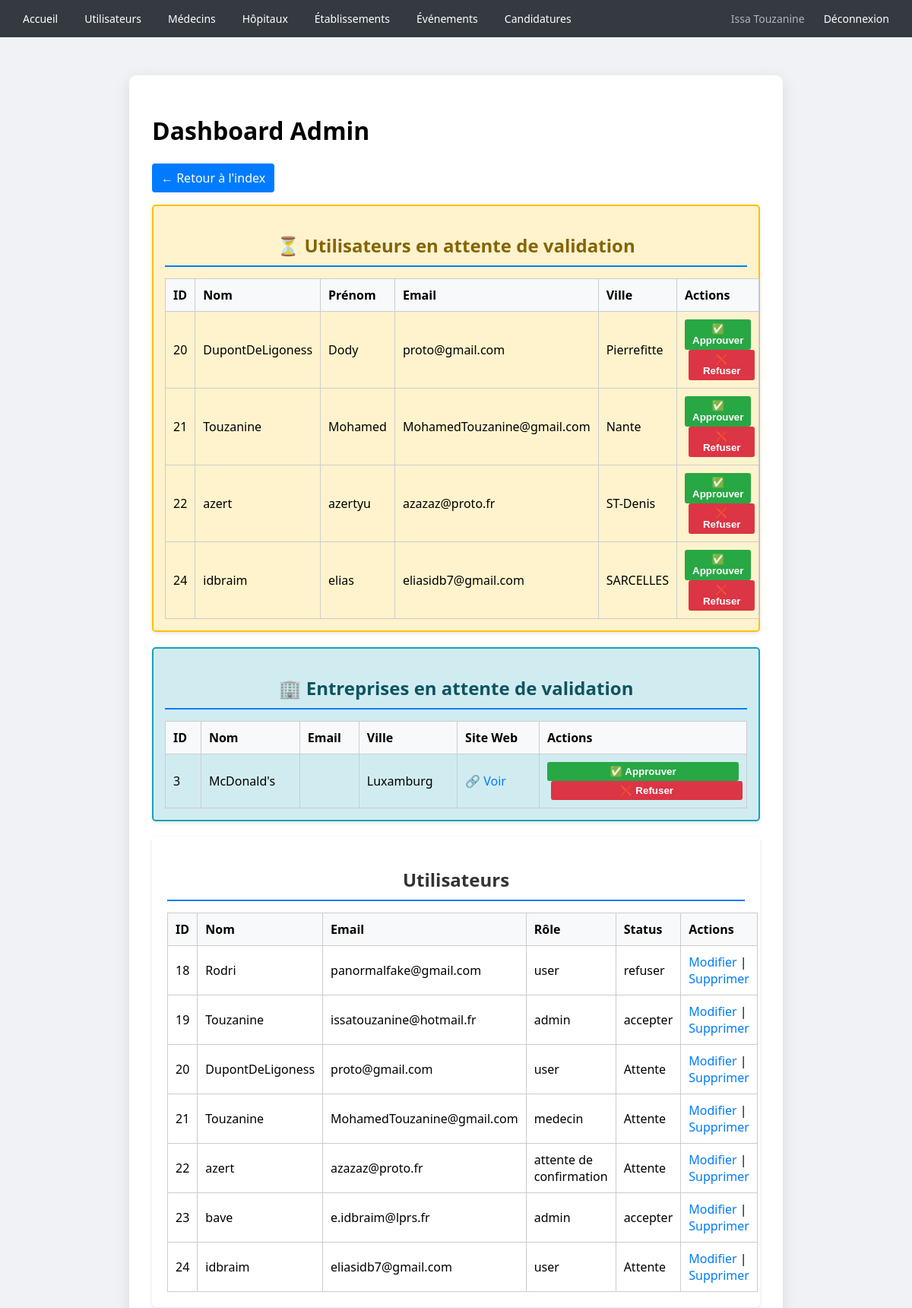
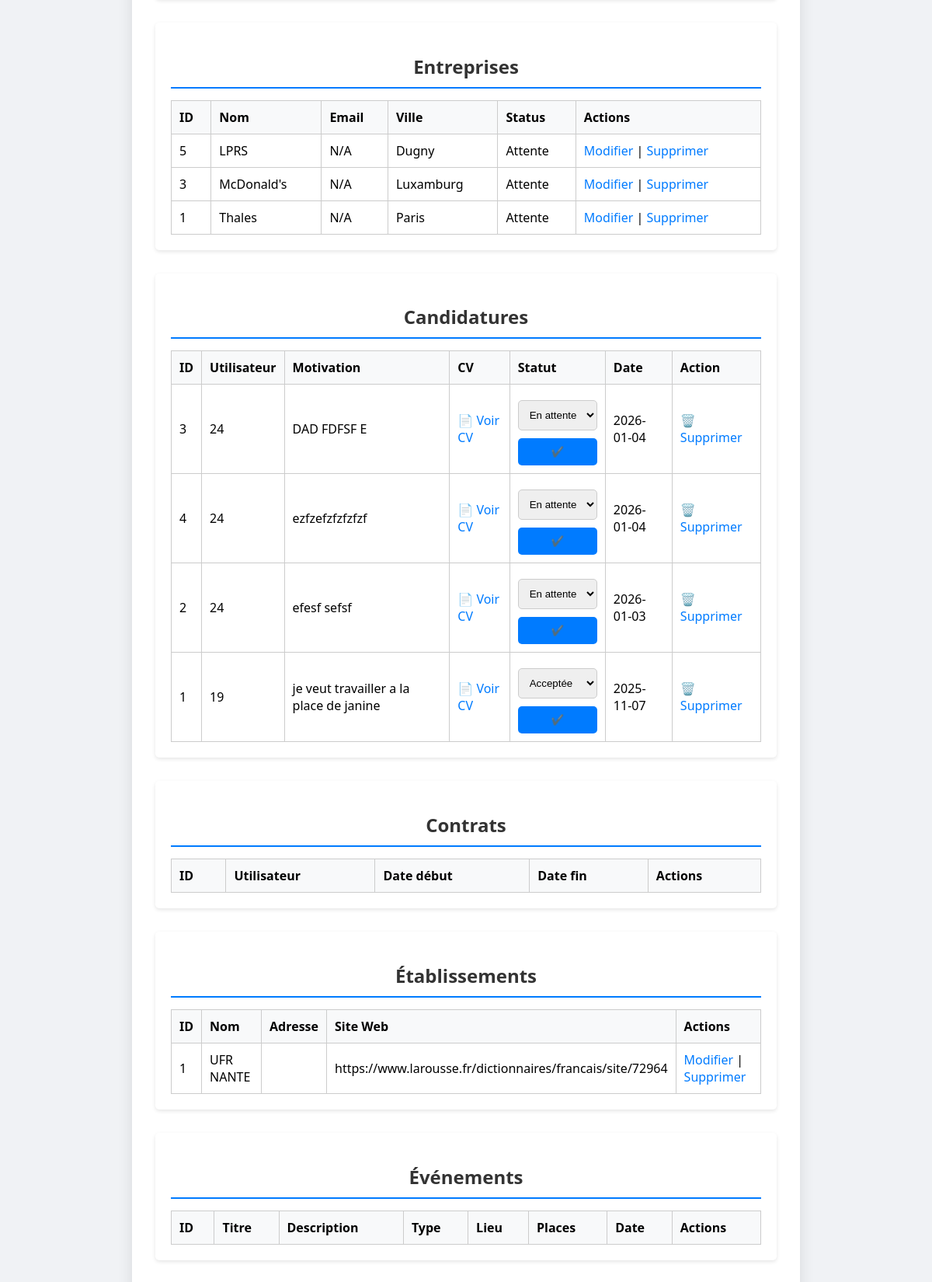
The app's page /src/vue/admin.php (signed in, upper part) with its own data (2 pictures, top to bottom).
### tables this page shows
CREATE TABLE IF NOT EXISTS `utilisateur` (
  `id_utilisateur` int NOT NULL AUTO_INCREMENT,
  `nom` varchar(50) NOT NULL,
  `prenom` varchar(50) NOT NULL,
  `email` varchar(50) NOT NULL,
  `rue` varchar(50) NOT NULL,
  `cd` int NOT NULL,
  `ville` varchar(50) NOT NULL,
  `mdp` varchar(255) NOT NULL,
  `role` enum('admin','user','medecin','attente de confirmation','entreprise') DEFAULT 'attente de confirmation',
  `status` enum('Attente','accepter','refuser') DEFAULT 'Attente',
  `reset_token` varchar(255) DEFAULT NULL,
  `reset_expires` datetime DEFAULT NULL,
  PRIMARY KEY (`id_utilisateur`),
  UNIQUE KEY `email` (`email`)
);

CREATE TABLE IF NOT EXISTS `entreprise` (
                                            `id_entreprise` int NOT NULL AUTO_INCREMENT,
                                            `nom_entreprise` varchar(50) NOT NULL,
    `rue_entreprise` varchar(50) NOT NULL,
    `ville_entreprise` varchar(50) NOT NULL,
    `cd_entreprise` int NOT NULL,
    `site_web` varchar(100) NOT NULL,
    `email` varchar(100) DEFAULT NULL,
    `mdp` varchar(255) DEFAULT NULL,
    `status` enum('Attente','accepter','refuser') DEFAULT 'Attente',
    PRIMARY KEY (`id_entreprise`),
    UNIQUE KEY `email` (`email`)
    );

CREATE TABLE IF NOT EXISTS `candidature` (
                                             `id_candidature` int NOT NULL AUTO_INCREMENT,
                                             `motivation` text NOT NULL,
                                             `statut` varchar(50) NOT NULL,
    `date_candidature` date NOT NULL,
    `ref_offre` int NOT NULL,
    `ref_utilisateur` int NOT NULL,
    `cv_path` varchar(255) DEFAULT NULL,
    PRIMARY KEY (`id_candidature`),
    KEY `ref_offre_candidature` (`ref_offre`),
    KEY `ref_utilisateur_candidature` (`ref_utilisateur`)
    );

CREATE TABLE IF NOT EXISTS `etablissement` (
  `id_etablissement` int NOT NULL AUTO_INCREMENT,
  `nom_etablissement` varchar(50) NOT NULL,
  `adresse_etablissement` varchar(50) NOT NULL,
  `site_web_etablissement` varchar(100) NOT NULL,
  PRIMARY KEY (`id_etablissement`)
);

### src/repository/UtilisateurRepository.php (called while the page is built, shortened)
<?php
class UtilisateurRepository
{
    private $bdd;
    public function __construct(\PDO $bdd) {
        $this->bdd = $bdd;
    }
    public function findAll(): array
    {
        try {
            $sql = "SELECT id_utilisateur, nom, prenom, email, role, ville, status
                FROM utilisateur
                ORDER BY id_utilisateur ASC";
            $stmt = $this->bdd->query($sql);
            return $stmt->fetchAll(\PDO::FETCH_ASSOC);
        } catch (PDOException $e) {
            error_log('Erreur findAll utilisateurs : ' . $e->getMessage());
            return [];
        }
    }
}
?>

### src/repository/EntrepriseRepository.php (called while the page is built, shortened)
<?php
require_once __DIR__ . '/../modele/Entreprise.php';
class EntrepriseRepository
{
    private $bdd;
    public function __construct(PDO $bdd)
    {
        $this->bdd = $bdd;
    }
    public function findAll(): array
    {
        try {
            $stmt = $this->bdd->query('
    SELECT
        id_entreprise AS id,
        nom_entreprise AS nom,
        rue_entreprise,
        ville_entreprise,
        cd_entreprise AS cd,
        site_web
    FROM entreprise
    ORDER BY nom_entreprise ASC
');
            $results = $stmt->fetchAll(PDO::FETCH_ASSOC);
            $entreprises = [];
            foreach ($results as $row) {
                $entreprises[] = new Entreprise($row);
            }
            return $entreprises;
        } catch (PDOException $e) {
            error_log('Erreur findAll entreprises : ' . $e->getMessage());
            return [];
        }
    }
}

### src/modele/Entreprise.php (called while the page is built, shortened)
<?php
class Entreprise
{
    private int $id;
    private string $nom;
    private string $ville;
    private ?string $email;
    private string $status;
    public function __construct(array $data = [])
    {
        $this->id = $data['id'] ?? $data['id_entreprise'] ?? 0;
        $this->nom = $data['nom_entreprise'] ?? $data['nom'] ?? '';
        $this->ville = $data['ville_entreprise'] ?? '';
        $this->email = $data['email'] ?? null;
        $this->status = $data['status'] ?? 'Attente';
    }
    public function getId(): ?int
    {
        return $this->id;
    }
    public function getEmail(): ?string
    {
        return $this->email;
    }
    public function getNom(): string
    {
        return $this->nom;
    }
    public function getStatus(): string
    {
        return $this->status;
    }
    public function getVille(): string
    {
        return $this->ville;
    }
}

### src/repository/CandidatureRepository.php (called while the page is built, shortened)
<?php
class CandidatureRepository
{
    private PDO $bdd;
    public function __construct(PDO $bdd)
    {
        $this->bdd = $bdd;
    }
    public function findAll(): array
    {
        $stmt = $this->bdd->query("SELECT * FROM candidature ORDER BY date_candidature DESC");
        return $stmt->fetchAll(PDO::FETCH_ASSOC);
    }
}

### src/repository/EtablissementRepository.php (called while the page is built, shortened)
<?php
class EtablissementRepository
{
    private $bdd;
    public function __construct(\PDO $bdd) {
        $this->bdd = $bdd;
    }
    public function findAll(): array
    {
        try {
            $sql = "SELECT id_etablissement, nom_etablissement, site_web_etablissement FROM etablissement ORDER BY id_etablissement ASC";
            $stmt = $this->bdd->query($sql);
            return $stmt->fetchAll(\PDO::FETCH_ASSOC);
        } catch (PDOException $e) {
            error_log("Erreur findAll établissement : " . $e->getMessage());
            return [];
        }
    }
}

### src/vue/admin.php (the view, shortened to what this page needs)
<?php
require_once __DIR__ . '/../repository/EtablissementRepository.php';
require_once __DIR__ . '/../repository/UtilisateurRepository.php';
require_once __DIR__ . '/../repository/CandidatureRepository.php';
require_once __DIR__ . '/../repository/EntrepriseRepository.php';
require_once __DIR__ . '/../modele/Utilisateur.php';
require_once __DIR__ . '/../modele/Entreprise.php';
$database = new \Bdd();
$bdd = $database->getBdd();
$utilisateurRepo = new UtilisateurRepository($bdd);
$candidatureRepo = new CandidatureRepository($bdd);
$etablissementRepo = new EtablissementRepository($bdd);
$entrepriseRepo = new EntrepriseRepository($bdd);
$stmt = $bdd->query("SELECT * FROM utilisateur WHERE status = 'Attente'");
$usersEnAttente = $stmt->fetchAll(PDO::FETCH_ASSOC);
$stmtEntreprises = $bdd->query("SELECT * FROM entreprise WHERE status = 'Attente'");
$entreprisesEnAttente = $stmtEntreprises->fetchAll(PDO::FETCH_ASSOC);
$utilisateurs = $utilisateurRepo->findAll();
$candidatures = $candidatureRepo->findAll();
$etablissements = $etablissementRepo->findAll();
$entreprises = $entrepriseRepo->findAll();
include __DIR__ . '/header.php';
?>
    <h1>Dashboard Admin</h1>
    <p>
        <a href="../../index.php" style="display: inline-block; padding: 8px 12px; background-color: #007BFF; color: white; text-decoration: none; border-radius: 4px;">
            ← Retour à l'index
        </a>
    </p>
<?php if (!empty($usersEnAttente)): ?>
    <section style="background: #fff3cd; padding: 15px; margin-bottom: 20px; border-radius: 5px; border: 2px solid #ffc107;">
        <h2 style="color: #856404;">⏳ Utilisateurs en attente de validation</h2>
        <table border="1" cellpadding="5" cellspacing="0">
            <tr>
                <th>ID</th><th>Nom</th><th>Prénom</th><th>Email</th><th>Ville</th><th>Actions</th>
            </tr>
            <?php foreach($usersEnAttente as $u): ?>
                <tr>
                    <td><?= htmlspecialchars($u['id_utilisateur'] ?? '') ?></td>
                    <td><?= htmlspecialchars($u['nom'] ?? '') ?></td>
                    <td><?= htmlspecialchars($u['prenom'] ?? '') ?></td>
                    <td><?= htmlspecialchars($u['email'] ?? '') ?></td>
                    <td><?= htmlspecialchars($u['ville'] ?? '') ?></td>
                    <td>
                        <form method="post" style="display:inline;">
                            <button type="submit" name="accepter" style="background: #28a745; color: white; border: none; padding: 5px 10px; cursor: pointer; border-radius: 3px;">✅ Approuver</button>
                            <button type="submit" name="refuser" style="background: #dc3545; color: white; border: none; padding: 5px 10px; cursor: pointer; border-radius: 3px; margin-left: 5px;">❌ Refuser</button>
                        </form>
                    </td>
                </tr>
            <?php endforeach; ?>
        </table>
    </section>
<?php endif; ?>
<?php if (!empty($entreprisesEnAttente)): ?>
    <section style="background: #d1ecf1; padding: 15px; margin-bottom: 20px; border-radius: 5px; border: 2px solid #17a2b8;">
        <h2 style="color: #0c5460;">🏢 Entreprises en attente de validation</h2>
        <table border="1" cellpadding="5" cellspacing="0">
            <tr>
                <th>ID</th><th>Nom</th><th>Email</th><th>Ville</th><th>Site Web</th><th>Actions</th>
            </tr>
            <?php foreach($entreprisesEnAttente as $e): ?>
                <tr>
                    <td><?= htmlspecialchars($e['id_entreprise'] ?? '') ?></td>
                    <td><?= htmlspecialchars($e['nom_entreprise'] ?? '') ?></td>
                    <td><?= htmlspecialchars($e['email'] ?? '') ?></td>
                    <td><?= htmlspecialchars($e['ville_entreprise'] ?? '') ?></td>
                    <td><a href="<?= htmlspecialchars($e['site_web'] ?? '') ?>" target="_blank">🔗 Voir</a></td>
                    <td>
                        <form method="post" style="display:inline;">
                            <button type="submit" name="accepter_entreprise" style="background: #28a745; color: white; border: none; padding: 5px 10px; cursor: pointer; border-radius: 3px;">✅ Approuver</button>
                            <button type="submit" name="refuser_entreprise" style="background: #dc3545; color: white; border: none; padding: 5px 10px; cursor: pointer; border-radius: 3px; margin-left: 5px;">❌ Refuser</button>
                        </form>
                    </td>
                </tr>
            <?php endforeach; ?>
        </table>
    </section>
<?php endif; ?>
    <section>
        <h2>Utilisateurs</h2>
        <table border="1" cellpadding="5" cellspacing="0">
            <tr>
                <th>ID</th><th>Nom</th><th>Email</th><th>Rôle</th><th>Status</th><th>Actions</th>
            </tr>
            <?php foreach($utilisateurs as $u): ?>
                <tr>
                    <td><?= htmlspecialchars($u['id_utilisateur'] ?? '') ?></td>
                    <td><?= htmlspecialchars($u['nom'] ?? '') ?></td>
                    <td><?= htmlspecialchars($u['email'] ?? '') ?></td>
                    <td><?= htmlspecialchars($u['role'] ?? '') ?></td>
                    <td><?= htmlspecialchars($u['status'] ?? '') ?></td>
                    <td>
                        <a href="../vue/ModifierUtilisateur.php?email=<?= urlencode($u['email'] ?? '') ?>">Modifier</a> |
                        <a href="../vue/ListeUtilisateurs.php?delete=<?= htmlspecialchars($u['id_utilisateur'] ?? '') ?>" onclick="return confirm('Voulez-vous supprimer cet utilisateur ?')">Supprimer</a>
                    </td>
                </tr>
            <?php endforeach; ?>
        </table>
    </section>
    <section>
        <h2>Entreprises</h2>
        <table border="1" cellpadding="5" cellspacing="0">
            <tr>
                <th>ID</th><th>Nom</th><th>Email</th><th>Ville</th><th>Status</th><th>Actions</th>
            </tr>
            <?php foreach($entreprises as $ent): ?>
                <tr>
                    <td><?= htmlspecialchars($ent->getId()) ?></td>
                    <td><?= htmlspecialchars($ent->getNom()) ?></td>
                    <td><?= htmlspecialchars($ent->getEmail() ?? 'N/A') ?></td>
                    <td><?= htmlspecialchars($ent->getVille()) ?></td>
                    <td><?= htmlspecialchars($ent->getStatus()) ?></td>
                    <td>
                        <a href="../vue/ModifierEntreprise.php?id=<?= htmlspecialchars($ent->getId()) ?>">Modifier</a> |
                        <a href="../traitement/SupprimerEntrepriseTrt.php?id=<?= htmlspecialchars($ent->getId()) ?>" onclick="return confirm('Voulez-vous supprimer cette entreprise ?')">Supprimer</a>
                    </td>
                </tr>
            <?php endforeach; ?>
        </table>
    </section>
    <section>
        <h2>Candidatures</h2>
        <table border="1" cellpadding="5" cellspacing="0">
            <tr><th>ID</th><th>Utilisateur</th><th>Motivation</th><th>CV</th><th>Statut</th><th>Date</th><th>Action</th></tr>
            <?php foreach($candidatures as $c): ?>
                <tr>
                    <td><?= htmlspecialchars($c['id_candidature'] ?? '') ?></td>
                    <td><?= htmlspecialchars($c['ref_utilisateur'] ?? '') ?></td>
                    <td><?= htmlspecialchars($c['motivation'] ?? '') ?></td>
                    <td>
                        <?php if (!empty($c['cv_path'])): ?>
                            <a href="../../<?= htmlspecialchars($c['cv_path']) ?>" target="_blank">📄 Voir CV</a>
                        <?php else: ?>
                            <em>Aucun</em>
                        <?php endif; ?>
                    </td>
                    <td>
                        <form method="POST" style="display:inline;">
                            <label>
                                <select name="statut">
                                    <option value="en attente" <?= ($c['statut'] ?? '') === 'en attente' ? 'selected' : '' ?>>En attente</option>
                                    <option value="acceptée" <?= ($c['statut'] ?? '') === 'acceptée' ? 'selected' : '' ?>>Acceptée</option>
                                </select>
                            </label>
                            <button type="submit" name="modifier_statut">✔️</button>
                        </form>
                    </td>
                    <td><?= htmlspecialchars($c['date_candidature'] ?? '') ?></td>
                    <td>
                        <a href="?delete_candidature=<?= htmlspecialchars($c['id_candidature']) ?>" onclick="return confirm('Supprimer cette candidature ?')">🗑️ Supprimer</a>
                    </td>
                </tr>
            <?php endforeach; ?>
        </table>
    </section>
    <section>
        <h2>Contrats</h2>
        <table border="1" cellpadding="5" cellspacing="0">
            <tr><th>ID</th><th>Utilisateur</th><th>Date début</th><th>Date fin</th><th>Actions</th></tr>
        </table>
    </section>
    <section>
        <h2>Établissements</h2>
        <table border="1" cellpadding="5" cellspacing="0">
            <tr><th>ID</th><th>Nom</th><th>Adresse</th><th>Site Web</th><th>Actions</th></tr>
            <?php foreach($etablissements as $e): ?>
                <tr>
                    <td><?= htmlspecialchars($e['id_etablissement'] ?? '') ?></td>
                    <td><?= htmlspecialchars($e['nom_etablissement'] ?? '') ?></td>
                    <td><?= htmlspecialchars($e['adresse_etablissement'] ?? '') ?></td>
                    <td><?= htmlspecialchars($e['site_web_etablissement'] ?? '') ?></td>
                    <td>
                        <a href="../vue/modifierEtablissement.php?id=<?= htmlspecialchars($e['id_etablissement'] ?? '') ?>">Modifier</a> |
                        <a href="../vue/ListeEtablissement.php?delete=<?= htmlspecialchars($e['id_etablissement'] ?? '') ?>" onclick="return confirm('Supprimer cet établissement ?')">Supprimer</a>
                    </td>
                </tr>
            <?php endforeach; ?>
        </table>
    </section>
    <section>
        <h2>Événements</h2>
        <table border="1" cellpadding="5" cellspacing="0">
            <tr><th>ID</th><th>Titre</th><th>Description</th><th>Type</th><th>Lieu</th><th>Places</th><th>Date</th><th>Actions</th></tr>
        </table>
    </section>
<?php include __DIR__ . '/footer.php'; ?>

### records on screen
utilisateur: id_utilisateur "20", nom "DupontDeLigoness", prenom "Dody", email "proto@gmail.com", ville "Pierrefitte", role "user", status "Attente"
utilisateur: id_utilisateur "21", nom "Touzanine", prenom "Mohamed", email "MohamedTouzanine@gmail.com", ville "Nante", role "medecin", status "Attente"
utilisateur: id_utilisateur "22", nom "azert", prenom "azertyu", email "azazaz@proto.fr", ville "ST-Denis", role "attente de confirmation", status "Attente"
utilisateur: id_utilisateur "24", nom "idbraim", prenom "elias", email "eliasidb7@gmail.com", ville "SARCELLES", role "user", status "Attente"
entreprise: id_entreprise "3", nom_entreprise "McDonald's", ville_entreprise "Luxamburg", email "N/A", status "Attente"
utilisateur: id_utilisateur "18", nom "Rodri", email "panormalfake@gmail.com", role "user", status "refuser"
utilisateur: id_utilisateur "19", nom "Touzanine", email "issatouzanine@hotmail.fr", role "admin", status "accepter"
utilisateur: id_utilisateur "23", nom "bave", email "e.idbraim@lprs.fr", role "admin", status "accepter"
entreprise: id_entreprise "5", nom_entreprise "LPRS", Email "N/A", ville_entreprise "Dugny", Status "Attente"
entreprise: id_entreprise "1", nom_entreprise "Thales", Email "N/A", ville_entreprise "Paris", Status "Attente"
candidature: id_candidature "3", ref_utilisateur "24", motivation "DAD FDFSF E", date_candidature "2026-01-04"
candidature: id_candidature "4", ref_utilisateur "24", motivation "ezfzefzfzfzfzf", date_candidature "2026-01-04"
candidature: id_candidature "2", ref_utilisateur "24", motivation "efesf sefsf", date_candidature "2026-01-03"
candidature: id_candidature "1", ref_utilisateur "19", motivation "je veut travailler a la place de janine", statut "Acceptée", date_candidature "2025-11-07"
etablissement: id_etablissement "1", nom_etablissement "UFR NANTE", site_web_etablissement "https://www.larousse.fr/dictionnaires/francais/site/72964"
